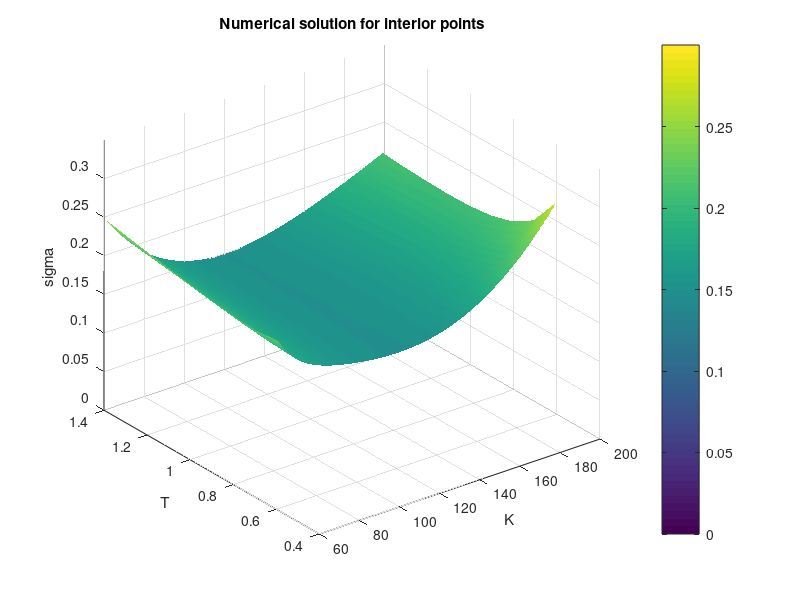
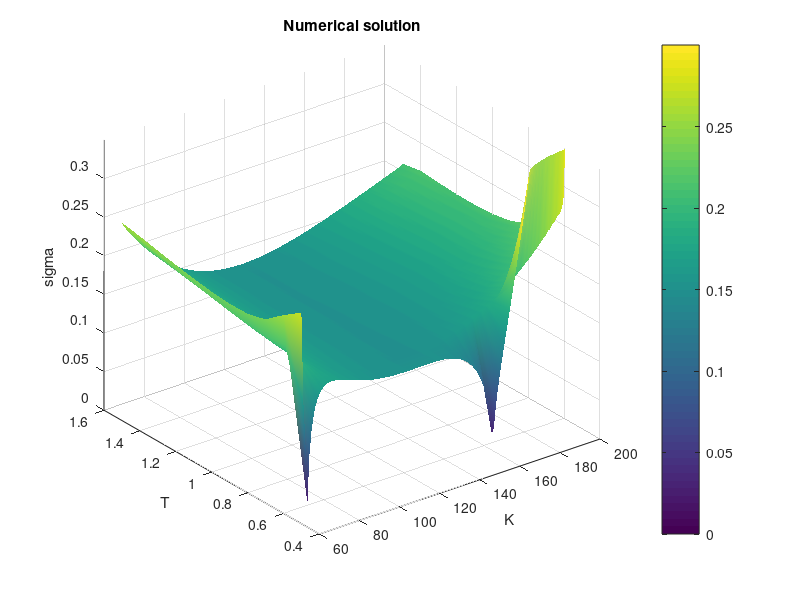
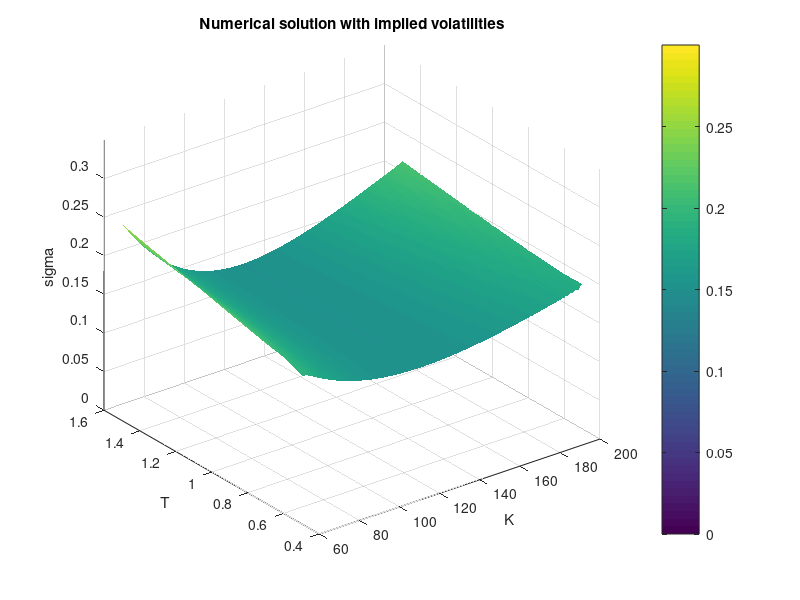
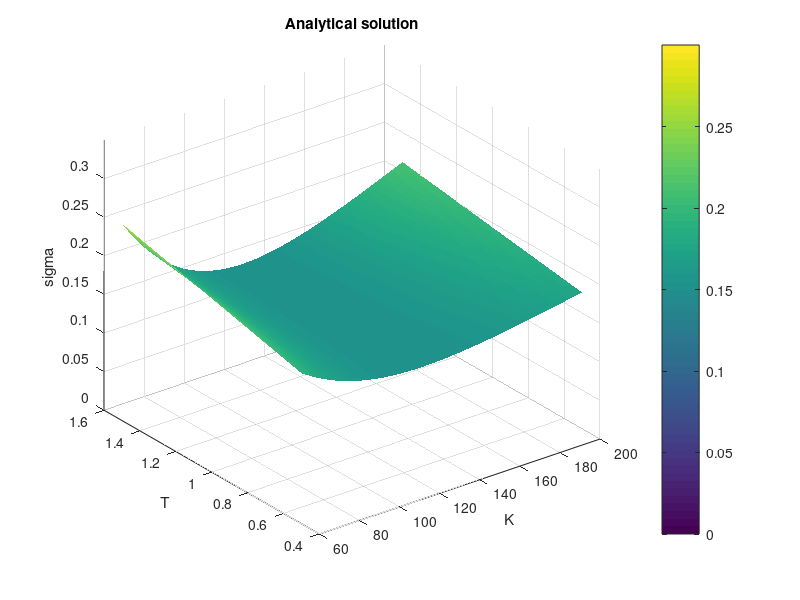

Here is the MATLAB script that generated these plots, in order:
clc 
clear 
close all
 
load('LocVol.mat'); 
 
%% Numerical solution for interior points
Tint = T(2:length(T)-1); 
Kint = K(2:length(K)-1); 
for i=2:size(C,1)-1
   for j=2:size(C,2)-1
           dCdTint(i-1,j-1) = (C(i+1,j)-C(i-1,j))/(T(i+1)-T(i-1)); 
           dCdKint(i-1,j-1) = (C(i,j+1)-C(i,j-1))/(K(j+1)-K(j-1)); 
   end 
end 
 
deltaK = 1; 
for i=2:size(C,1)-1 
   for j=2:size(C,2)-1
           dCdK2int(i-1,j-1) = (C(i,j+1)-2*C(i,j)+C(i,j-1))/(deltaK)^2; 
   end 
end 
 
for i=1:size(dCdKint,1)
   for j=1:size(dCdKint,2)
      SigmaNumInt(i,j) = sqrt(2*(dCdTint(i,j)+(r-0)*Kint(j)*dCdKint(i,j)+0*C(i,j))/(Kint(j)*Kint(j)*dCdK2int(i,j))); 
   end 
end 
 
 
figure(1) 
[XnumInt,YnumInt]=meshgrid(Kint,Tint);
surf(XnumInt,YnumInt,SigmaNumInt);
zlim([0 0.35])
xlabel("K")
ylabel("T")
zlabel("sigma")
title("Numerical solution for interior points")
%axis([60 200 0.5 1.5 0.1 0.3]);

caxis([0.0 0.3])
shading interp
colorbar


%% Numerical solution
%NEED TO ADD SQRT WHEN CALCULATING SIGMANUM. IT IS NOT ADDED BECAUSE A
%COUPLE OF POINTS ARE NEGATIVE, SO THE SQUARE ROOT GIVES AN ERROR. HOWEVER,
%IT WORKS USING ONLY INTERIOR POINTS
for i=1:size(C,1) %i for T
   for j=1:size(C,2) %j for K
       if i==1 && j==1 %left bottom cornor
           dCdT(i,j) = (-C(i+2,j)+4*C(i+1,j)-3*C(i,j))/(2*(T(i+1)-T(i))); %taylor expansion fw with 2 order error
           dCdK(i,j) = (-C(i,j+2)+4*C(i,j+1)-3*C(i,j))/(2*(K(j+1)-K(j))); 
       elseif i==1 && j<size(C,2) && j>1 %bottom boundary
           dCdT(i,j) = (-C(i+2,j)+4*C(i+1,j)-3*C(i,j))/(2*(T(i+1)-T(i))); 
           dCdK(i,j) = (C(i,j+1)-C(i,j-1))/(K(j+1)-K(j-1)); 
       elseif i==1 && j==size(C,2) %right bottom cornor
           dCdT(i,j) = (-C(i+2,j)+4*C(i+1,j)-3*C(i,j))/(2*(T(i+1)-T(i))); 
           dCdK(i,j) = (3*C(i,j)-4*C(i,j-1)+C(i,j-2))/(2*(K(j)-K(j-1))); 
       elseif i>1 && i<size(C,1) && j==1 %left side boundary
           dCdT(i,j) = (C(i+1,j)-C(i-1,j))/(T(i+1)-T(i-1)); 
           dCdK(i,j) = (-C(i,j+2)+4*C(i,j+1)-3*C(i,j))/(2*(K(j+1)-K(j))); 
       elseif i>1 && i<size(C,1) && j==size(C,2) %right side boundary
           dCdT(i,j) = (C(i+1,j)-C(i-1,j))/(T(i+1)-T(i-1)); 
           dCdK(i,j) = (3*C(i,j)-4*C(i,j-1)+C(i,j-2))/(2*(K(j)-K(j-1))); 
       elseif i==size(C,1) && j==1 %left up cornor
           dCdT(i,j) = (3*C(i,j)-4*C(i-1,j)+C(i-2,j))/(2*(T(i)-T(i-1))); 
           dCdK(i,j) = (-C(i,j+2)+4*C(i,j+1)-3*C(i,j))/(2*(K(j+1)-K(j))); 
       elseif i==size(C,1) && j>1 && j<size(C,2) %upper boundary
           dCdT(i,j) = (3*C(i,j)-4*C(i-1,j)+C(i-2,j))/(2*(T(i)-T(i-1))); 
           dCdK(i,j) = (C(i,j+1)-C(i,j-1))/(K(j+1)-K(j-1)); 
       elseif i==size(C,1) && j==size(C,2) %right up cornor
           dCdT(i,j) = (3*C(i,j)-4*C(i-1,j)+C(i-2,j))/(2*(T(i)-T(i-1))); 
           dCdK(i,j) = (3*C(i,j)-4*C(i,j-1)+C(i,j-2))/(2*(K(j)-K(j-1))); 
       else 
           dCdT(i,j) = (C(i+1,j)-C(i-1,j))/(T(i+1)-T(i-1)); 
           dCdK(i,j) = (C(i,j+1)-C(i,j-1))/(K(j+1)-K(j-1)); 
       end 
   end 
end 
 
deltaK = 1; 
for i=1:size(C,1) 
   for j=1:size(C,2) 
       if j==1 
           dCdK2(i,j) = (2*C(i,j)-5*C(i,j+1)+4*C(i,j+2)-C(i,j+3))/((deltaK)^2); 
       elseif j==size(C,2) 
           dCdK2(i,j) = (2*C(i,j)-5*C(i,j-1)+4*C(i,j-2)-C(i,j-3))/((deltaK)^2); 
       else 
           dCdK2(i,j) = (C(i,j+1)-2*C(i,j)+C(i,j-1))/((deltaK)^2); 
       end 
   end 
end 
 
for i=1:size(dCdK,1) 
   for j=1:size(dCdK,2) 
      SigmaNum(i,j) = sqrt(abs(2*(dCdT(i,j)+(r-0)*K(j)*dCdK(i,j)+0*C(i,j))/(K(j)*K(j)*dCdK2(i,j)))); 
   end 
end
 
figure(2) 
[Xnum1,Ynum1]=meshgrid(K,T);
surf(Xnum1,Ynum1,SigmaNum)
zlim([0 0.35])
xlabel("K")
ylabel("T")
zlabel("sigma")
title("Numerical solution")

%axis([60 200 0.5 1.5 0.15 0.25]);

caxis([0.0 0.3]);
shading interp
colorbar


%% Numerical solution with implied volatilities
for i=1:size(C,1)
    for j=1:size(C,2)
        Timp = T(i);
        t = 0;
        
        myfun = @(sigmaImp,Cimp,Kimp,S0) normcdf(1/(sigmaImp*sqrt((Timp-t)))*(log(S0/Kimp)+(r-0+0.5*sigmaImp*sigmaImp)*(Timp-t)))*S0*exp(-0*(Timp-t))-normcdf(1/(sigmaImp*sqrt((Timp-t)))*(log(S0/Kimp)+(r-0-0.5*sigmaImp*sigmaImp)*(Timp-t)))*Kimp*exp(-r*(Timp-t))-Cimp;
        Kimp = K(j);
        Cimp = C(i,j);

        fun = @(sigmaImp) myfun(sigmaImp,Cimp,Kimp,S0);

        sigmaImp(i,j) = fzero(fun,0);
        d1(i,j) = 1/(sigmaImp(i,j)*sqrt(Timp))*(log(S0/Kimp)+(r-0+0.5*sigmaImp(i,j)*sigmaImp(i,j))*Timp);
        d2(i,j) = 1/(sigmaImp(i,j)*sqrt(Timp))*(log(S0/Kimp)+(r-0-0.5*sigmaImp(i,j)*sigmaImp(i,j))*Timp);
    end
end

for i=1:size(sigmaImp,1) 
   for j=1:size(sigmaImp,2) 
       if i==1 && j==1 
           dsdT(i,j) = (sigmaImp(i+1,j)-sigmaImp(i,j))/(T(i+1)-T(i)); 
           dsdK(i,j) = (sigmaImp(i,j+1)-sigmaImp(i,j))/(K(j+1)-K(j)); 
       elseif i==1 && j<size(sigmaImp,2) && j>1 
           dsdT(i,j) = (sigmaImp(i+1,j)-sigmaImp(i,j))/(T(i+1)-T(i)); 
           dsdK(i,j) = (sigmaImp(i,j+1)-sigmaImp(i,j-1))/(K(j+1)-K(j-1)); 
       elseif i==1 && j==size(sigmaImp,2) 
           dsdT(i,j) = (sigmaImp(i+1,j)-sigmaImp(i,j))/(T(i+1)-T(i)); 
           dsdK(i,j) = (sigmaImp(i,j)-sigmaImp(i,j-1))/(K(j)-K(j-1)); 
       elseif i>1 && i<size(sigmaImp,1) && j==1 
           dsdT(i,j) = (sigmaImp(i+1,j)-sigmaImp(i-1,j))/(T(i+1)-T(i-1)); 
           dsdK(i,j) = (sigmaImp(i,j+1)-sigmaImp(i,j))/(K(j+1)-K(j)); 
       elseif i>1 && i<size(sigmaImp,1) && j==size(sigmaImp,2) 
           dsdT(i,j) = (sigmaImp(i+1,j)-sigmaImp(i-1,j))/(T(i+1)-T(i-1)); 
           dsdK(i,j) = (sigmaImp(i,j)-sigmaImp(i,j-1))/(K(j)-K(j-1)); 
       elseif i==size(sigmaImp,1) && j==1 
           dsdT(i,j) = (sigmaImp(i,j)-sigmaImp(i-1,j))/(T(i)-T(i-1)); 
           dsdK(i,j) = (sigmaImp(i,j+1)-sigmaImp(i,j))/(K(j+1)-K(j)); 
       elseif i==size(sigmaImp,1) && j>1 && j<size(sigmaImp,2) 
           dsdT(i,j) = (sigmaImp(i,j)-sigmaImp(i-1,j))/(T(i)-T(i-1)); 
           dsdK(i,j) = (sigmaImp(i,j+1)-sigmaImp(i,j-1))/(K(j+1)-K(j-1)); 
       elseif i==size(sigmaImp,1) && j==size(sigmaImp,2) 
           dsdT(i,j) = (sigmaImp(i,j)-sigmaImp(i-1,j))/(T(i)-T(i-1)); 
           dsdK(i,j) = (sigmaImp(i,j)-sigmaImp(i,j-1))/(K(j)-K(j-1)); 
       else 
           dsdT(i,j) = (sigmaImp(i+1,j)-sigmaImp(i-1,j))/(T(i+1)-T(i-1)); 
           dsdK(i,j) = (sigmaImp(i,j+1)-sigmaImp(i,j-1))/(K(j+1)-K(j-1)); 
       end 
   end 
end 
 
deltaK = 1; 
for i=1:size(sigmaImp,1) 
   for j=1:size(sigmaImp,2) 
       if j==1 
           dsdK2(i,j) = (2*sigmaImp(i,j)-5*sigmaImp(i,j+1)+4*sigmaImp(i,j+2)-sigmaImp(i,j+3))/(deltaK)^2; 
       elseif j==size(C,2) 
           dsdK2(i,j) = (2*sigmaImp(i,j)-5*sigmaImp(i,j-1)+4*sigmaImp(i,j-2)-sigmaImp(i,j-3))/(deltaK)^2; 
       else 
           dsdK2(i,j) = (sigmaImp(i,j+1)-2*sigmaImp(i,j)+sigmaImp(i,j-1))/(deltaK)^2; 
       end 
   end 
end

for i=1:size(dsdK,1)
   for j=1:size(dsdK,2) 
      SigmaNumImp(i,j) = sqrt((sigmaImp(i,j)^2+2*sigmaImp(i,j)*T(i)*(dsdT(i,j)+r*K(j)*dsdK(i,j)))/(1+2*d1(i,j)*K(j)*sqrt(T(i))*dsdK(i,j)+K(j)*K(j)*T(i)*(d1(i,j)*d2(i,j)*dsdK(i,j)*dsdK(i,j)+sigmaImp(i,j)*dsdK2(i,j))));
   end 
end 
 
 
figure(3) 
[Xnum2,Ynum2]=meshgrid(K,T); 
surf(Xnum2,Ynum2,SigmaNumImp);
zlim([0 0.35])
xlabel("K")
ylabel("T")
zlabel("sigma")
title("Numerical solution with implied volatilities")
%axis([60 200 0.5 1.5 0.1 0.3]);
%axis tight
caxis([0.00 0.3])
shading interp
colorbar
 
%% Analitical solution 
figure(4)
[X,Y]=meshgrid(K,T); 
SigmaAnalyt = 0.15+0.15*(0.5+2.*Y).*((X./100-1.2).^2)./(((X.^2)./(100.^2))+1.44); 
surf(X,Y,SigmaAnalyt);
zlim([0 0.35])
xlabel("K")
ylabel("T")
zlabel("sigma")
title("Analytical solution")
%axis([60 200 0.5 1.5 0.1 0.3]);
caxis([0.00 0.3])
shading interp
colorbar
